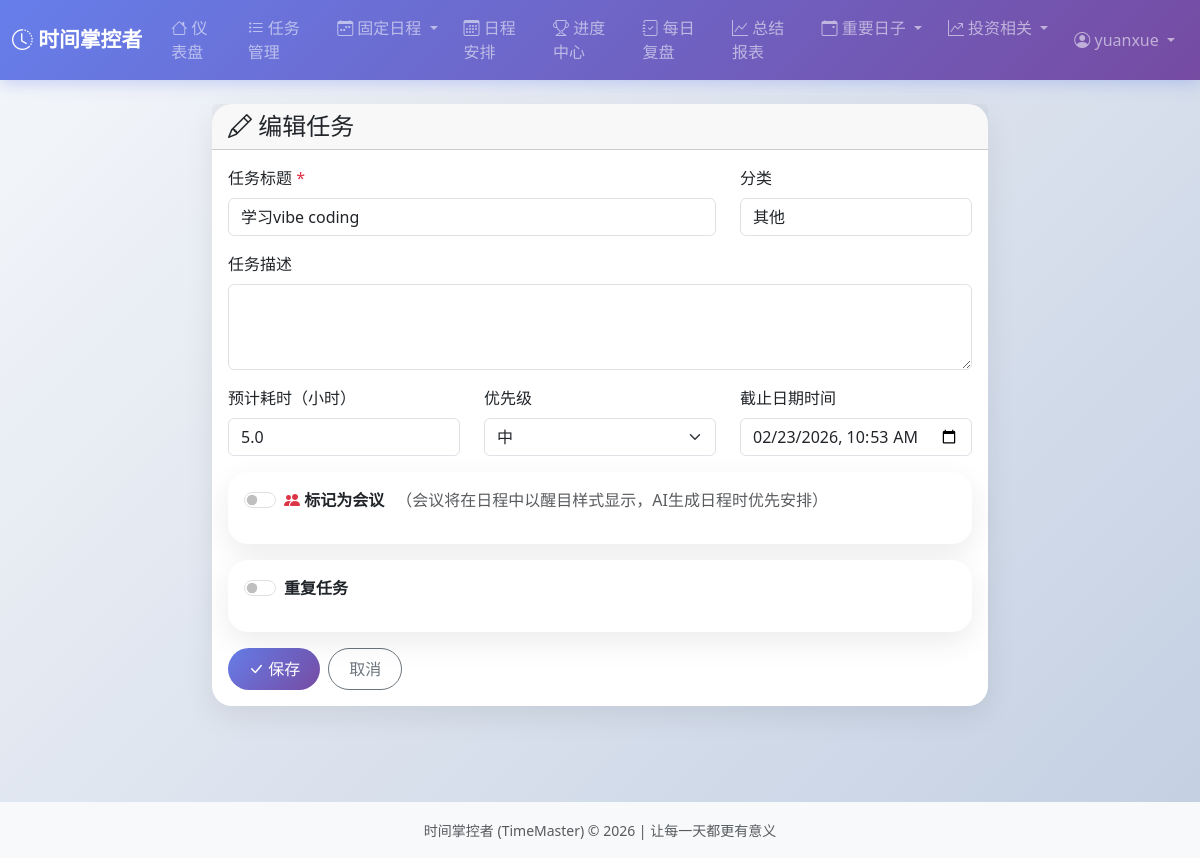
Screenshot of /tasks/1/edit (signed in) with the database file from the repository.
### models.py (models this page shows, shortened)
class User(UserMixin, db.Model):
    __tablename__ = 'users'
    id = db.Column(db.Integer, primary_key=True)
    username = db.Column(db.String(80), unique=True, nullable=False, index=True)
    email = db.Column(db.String(120), unique=True, nullable=False, index=True)
    password_hash = db.Column(db.String(255), nullable=False)
    created_at = db.Column(db.DateTime, default=datetime.utcnow)
    total_points = db.Column(db.Integer, default=0)  # 累计积分
    daily_start_hour = db.Column(db.Integer, default=10)  # 每日开始时间（默认10点）
    daily_end_hour = db.Column(db.Integer, default=17)    # 每日结束时间（默认17点）
    max_work_hours = db.Column(db.Integer, default=7)     # 每日最大工作时长（7小时）
    tasks = db.relationship('Task', backref='user', lazy='dynamic', cascade='all, delete-orphan')
    schedules = db.relationship('Schedule', backref='user', lazy='dynamic', cascade='all, delete-orphan')
    feedbacks = db.relationship('Feedback', backref='user', lazy='dynamic', cascade='all, delete-orphan')
    summaries = db.relationship('Summary', backref='user', lazy='dynamic', cascade='all, delete-orphan')
    rewards = db.relationship('Reward', backref='user', lazy='dynamic', cascade='all, delete-orphan')
    category_progress = db.relationship('RewardProgress', backref='user', lazy='dynamic', cascade='all, delete-orphan')
    habits = db.relationship('Habit', backref='user', lazy='dynamic', cascade='all, delete-orphan')
    habit_checkins = db.relationship('HabitCheckin', backref='user', lazy='dynamic', cascade='all, delete-orphan')
    fixed_schedules = db.relationship('FixedSchedule', backref='user', lazy='dynamic', cascade='all, delete-orphan')
    important_dates = db.relationship('ImportantDate', backref='user', lazy='dynamic', cascade='all, delete-orphan')
    points_history = db.relationship('PointsHistory', backref='user', lazy='dynamic', cascade='all, delete-orphan')

class Task(db.Model):
    __tablename__ = 'tasks'
    id = db.Column(db.Integer, primary_key=True)
    user_id = db.Column(db.Integer, db.ForeignKey('users.id'), nullable=False)
    title = db.Column(db.String(200), nullable=False)
    description = db.Column(db.Text)
    estimated_hours = db.Column(db.Float, default=1.0)  # 预计耗时（小时）
    deadline = db.Column(db.DateTime)  # 截止日期时间
    priority = db.Column(db.String(10), default='中')  # 高/中/低
    category = db.Column(db.String(50), default='其他')  # 分类
    is_meeting = db.Column(db.Boolean, default=False)  # 是否为会议（紧急事项）
    location = db.Column(db.String(200))  # 会议地点
    is_recurring = db.Column(db.Boolean, default=False)  # 是否重复
    recurring_type = db.Column(db.String(20))  # 'daily', 'weekly', 'weekly_days'
    recurring_days = db.Column(db.String(20))  # 如 "1,3,5" 表示周一、三、五（0=周一，6=周日）
    recurring_end_date = db.Column(db.DateTime)  # 重复结束日期
    status = db.Column(db.String(20), default='pending')  # pending, completed, cancelled
    completed_at = db.Column(db.DateTime)
    created_at = db.Column(db.DateTime, default=datetime.utcnow)
    updated_at = db.Column(db.DateTime, default=datetime.utcnow, onupdate=datetime.utcnow)

### routes/tasks.py (the view, shortened to what this page needs)
@tasks_bp.route('/<int:task_id>/edit', methods=['GET', 'POST'])
@login_required
def edit_task(task_id):
    task = Task.query.filter_by(id=task_id, user_id=current_user.id).first_or_404()
    return render_template('task_form.html', task=task)

### app.py (called while the page is built)
@login_manager.user_loader
def load_user(user_id):
    return User.query.get(int(user_id))

### templates/task_form.html (shortened to what this page needs)
{% extends "base.html" %}
{% block content %}
<div class="row justify-content-center">
    <div class="col-lg-8">
        <div class="card">
            <div class="card-header">
                <h4 class="mb-0">
                    <i class="bi bi-{% if task %}pencil{% else %}plus-lg{% endif %}"></i>
                    {{ task and '编辑任务' or '新建任务' }}
                </h4>
            </div>
            <div class="card-body">
                <form method="POST">
                    <div class="row mb-3">
                        <div class="col-md-8">
                            <label for="title" class="form-label">任务标题 <span class="text-danger">*</span></label>
                            <input type="text" class="form-control" id="title" name="title"
                                   value="{{ task.title if task else '' }}" required>
                        </div>
                        <div class="col-md-4">
                            <label for="category" class="form-label">分类</label>
                            <input type="text" class="form-control" id="category" name="category"
                                   list="category-list" value="{{ task.category if task else '其他' }}" required>
                        </div>
                    </div>
                    <div class="mb-3">
                        <label for="description" class="form-label">任务描述</label>
                        <textarea class="form-control" id="description" name="description" rows="3">{{ task.description if task else '' }}</textarea>
                    </div>
                    <div class="row mb-3">
                        <div class="col-md-4">
                            <label for="estimated_hours" class="form-label">预计耗时（小时）</label>
                            <input type="number" class="form-control" id="estimated_hours" name="estimated_hours"
                                   value="{{ task.estimated_hours if task else '1.0' }}" step="0.5" min="0.5" required>
                        </div>
                        <div class="col-md-4">
                            <label for="priority" class="form-label">优先级</label>
                            <select class="form-select" id="priority" name="priority">
                                <option value="中" {% if not task or task.priority == '中' %}selected{% endif %}>中</option>
                            </select>
                        </div>
                        <div class="col-md-4">
                            <label for="deadline" class="form-label">截止日期时间</label>
                            <input type="datetime-local" class="form-control" id="deadline" name="deadline"
                                   value="{{ task.deadline|datetime_local_filter if task and task.deadline else '' }}">
                        </div>
                    </div>
                    <div class="card mb-3 border-danger">
                        <div class="card-body">
                            <div class="form-check form-switch mb-3">
                                <input class="form-check-input" type="checkbox" id="is_meeting" name="is_meeting"
                                       {% if task and task.is_meeting %}checked{% endif %}>
                                <label class="form-check-label" for="is_meeting">
                                    <strong><i class="bi bi-people-fill text-danger"></i> 标记为会议</strong>
                                    <span class="text-muted ms-2">（会议将在日程中以醒目样式显示，AI生成日程时优先安排）</span>
                                </label>
                            </div>
                        </div>
                    </div>
                    <div class="card mb-3">
                        <div class="card-body">
                            <div class="form-check form-switch mb-3">
                                <input class="form-check-input" type="checkbox" id="is_recurring" name="is_recurring"
                                       {% if task and task.is_recurring %}checked{% endif %}>
                                <label class="form-check-label" for="is_recurring">
                                    <strong>重复任务</strong>
                                </label>
                            </div>
                        </div>
                    </div>
                    <div class="d-flex gap-2">
                        <button type="submit" class="btn btn-primary">
                            <i class="bi bi-check-lg"></i> {{ task and '保存' or '创建' }}
                        </button>
                        <a href="{{ url_for('tasks.list_tasks') }}" class="btn btn-outline-secondary">取消</a>
                    </div>
                </form>
            </div>
        </div>
    </div>
</div>
{% endblock %}

### templates/base.html (shortened to what this page needs)
<!DOCTYPE html>
<html lang="zh-CN">
<head>
    <link href="https://cdn.jsdelivr.net/npm/bootstrap@5.3.0/dist/css/bootstrap.min.css" rel="stylesheet">
    <link rel="stylesheet" href="https://cdn.jsdelivr.net/npm/bootstrap-icons@1.11.0/font/bootstrap-icons.css">
</head>
<body>
    <nav class="navbar navbar-expand-lg navbar-dark bg-primary">
        <div class="container-fluid">
            <a class="navbar-brand" href="{{ url_for('dashboard') }}">
                <i class="bi bi-clock-history"></i> 时间掌控者
            </a>
            <div class="collapse navbar-collapse" id="navbarNav">
                <ul class="navbar-nav me-auto">
                    <li class="nav-item">
                        <a class="nav-link" href="{{ url_for('dashboard') }}">
                            <i class="bi bi-house"></i> 仪表盘
                        </a>
                    </li>
                    <li class="nav-item">
                        <a class="nav-link" href="{{ url_for('tasks.list_tasks') }}">
                            <i class="bi bi-list-task"></i> 任务管理
                        </a>
                    </li>
                    <li class="nav-item dropdown">
                        <a class="nav-link dropdown-toggle" href="#" data-bs-toggle="dropdown">
                            <i class="bi bi-calendar-week"></i> 固定日程
                        </a>
                    </li>
                    <li class="nav-item">
                        <a class="nav-link" href="{{ url_for('schedule.view_schedule') }}">
                            <i class="bi bi-calendar3"></i> 日程安排
                        </a>
                    </li>
                    <li class="nav-item">
                        <a class="nav-link" href="{{ url_for('progress.progress_center') }}">
                            <i class="bi bi-trophy"></i> 进度中心
                        </a>
                    </li>
                    <li class="nav-item">
                        <a class="nav-link" href="{{ url_for('reflection.daily_reflection') }}">
                            <i class="bi bi-journal-check"></i> 每日复盘
                        </a>
                    </li>
                    <li class="nav-item">
                        <a class="nav-link" href="{{ url_for('summary.list_summaries') }}">
                            <i class="bi bi-graph-up"></i> 总结报表
                        </a>
                    </li>
                    <li class="nav-item dropdown">
                        <a class="nav-link dropdown-toggle" href="#" data-bs-toggle="dropdown">
                            <i class="bi bi-calendar-event"></i> 重要日子
                        </a>
                    </li>
                    <li class="nav-item dropdown">
                        <a class="nav-link dropdown-toggle" href="#" data-bs-toggle="dropdown">
                            <i class="bi bi-graph-up-arrow"></i> 投资相关
                        </a>
                    </li>
                </ul>
                <ul class="navbar-nav">
                    {% if current_user.is_authenticated %}
                        <li class="nav-item dropdown">
                            <a class="nav-link dropdown-toggle" href="#" data-bs-toggle="dropdown">
                                <i class="bi bi-person-circle"></i> {{ current_user.username }}
                            </a>
                        </li>
                    {% endif %}
                </ul>
            </div>
        </div>
    </nav>
    <main class="container-fluid py-4">
        {% block content %}{% endblock %}
    </main>
    <footer class="bg-light text-center py-3 mt-5">
        <p class="text-muted mb-0">
            <small>时间掌控者 (TimeMaster) © {{ now.year }} | 让每一天都更有意义</small>
        </p>
    </footer>
</body>
</html>

### templates/base.html (style rules this page uses)
body { background: linear-gradient(135deg, #f5f7fa 0%, #c3cfe2 100%); min-height: 100vh; font-family: 'Segoe UI', Tahoma, Geneva, Verdana, sans-serif; }
.navbar { background: linear-gradient(135deg, #667eea 0%, #764ba2 100%) !important; box-shadow: 0 4px 15px rgba(102, 126, 234, 0.3); }
.navbar-brand { font-weight: bold; font-size: 1.3rem; }
.nav-link { transition: all 0.3s; border-radius: 10px; margin: 0 5px; }
.card { border: none; border-radius: 20px; box-shadow: 0 10px 30px rgba(0,0,0,0.08); margin-bottom: 1.5rem; transition: all 0.3s; }
.btn { border-radius: 25px; padding: 8px 20px; transition: all 0.3s; }
.btn-primary { background: linear-gradient(135deg, #667eea 0%, #764ba2 100%); border: none; }

### rows the page displays
User: username "yuanxue"
Task: title "学习vibe coding", category "其他", estimated_hours "5.0", priority "中", deadline "02/23/2026 10:53"

### other values shown
{{ task and '编辑任务' or '新建任务' }} "编辑任务"
{{ task and '保存' or '创建' }} "保存"
